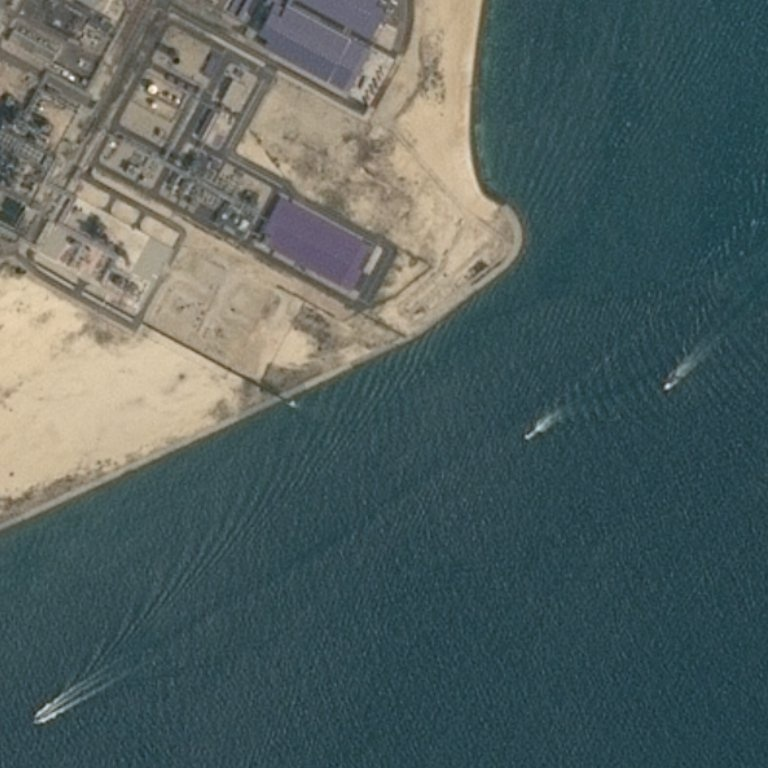
%> input picture 图像预处理/多特征海陆分离/1.jpg, 768 x 768 px
$ octave gangkou.m   (GNU Octave 9; MATLAB toolbox functions it lacks are replaced by stand-ins)
%> lines starting %> are read from the running program, lines starting %| are printed output that depends on the picture; in (x1, y1, x2, y2) boxes, pixels count from 0 and x2, y2 are one past the last pixel; in counts of white or black regions, pixels touching at a corner belong together; the program's own positions count from 1
k=imread('1.jpg');
%> k is the input picture: size 768x768x3 uint8; mean R, G, B 83.6, 97.5, 96
figure,imshow(k);
I= rgb2gray(k);
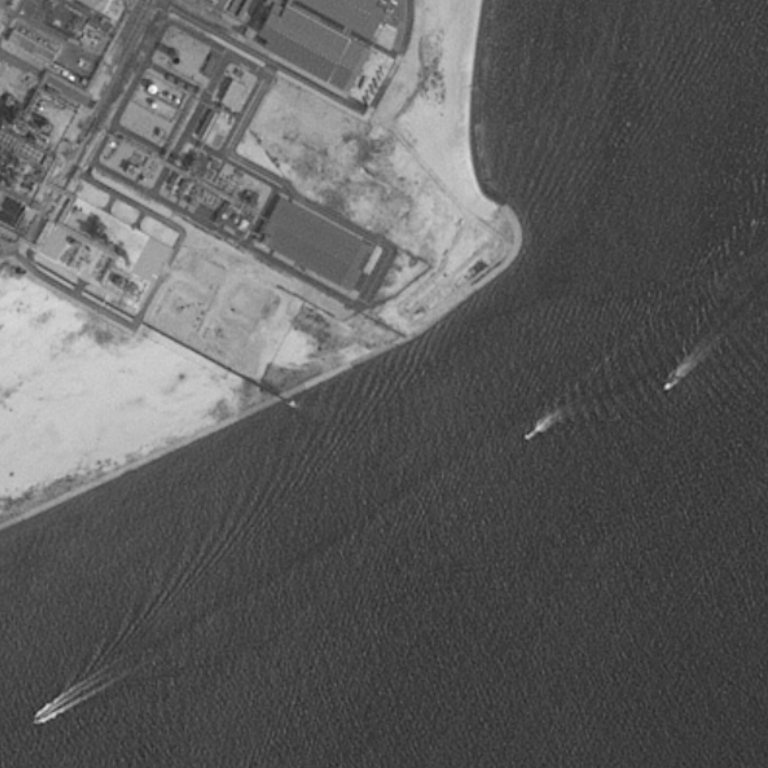
%> I: size 768x768 uint8; min 38, max 247, mean 93.2

figure,imshow(I);
[h,w]=size(I);
%> h = 768; w = 768
T = graythresh(I);
%> T = 0.455
B = im2bw(I,T);
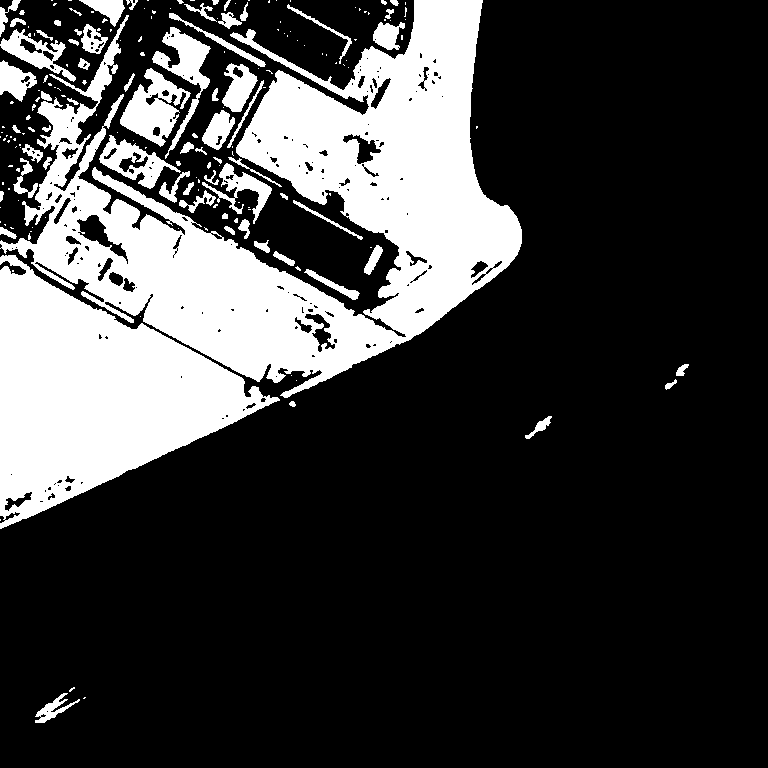
%> B: size 768x768 logical; 24% white; 190 white regions (120 under 20 px), largest, box (x1, y1, x2, y2) and area: (0, 0, 522, 398) 83688, (0, 255, 280, 529) 38225, (120, 68, 191, 147) 2643
figure
figure,imshow(B);

% [22 lines of commented-out code are left out]

$ run again, with 图像预处理/多特征海陆分离/000019.jpg copied over 图像预处理/多特征海陆分离/1.jpg
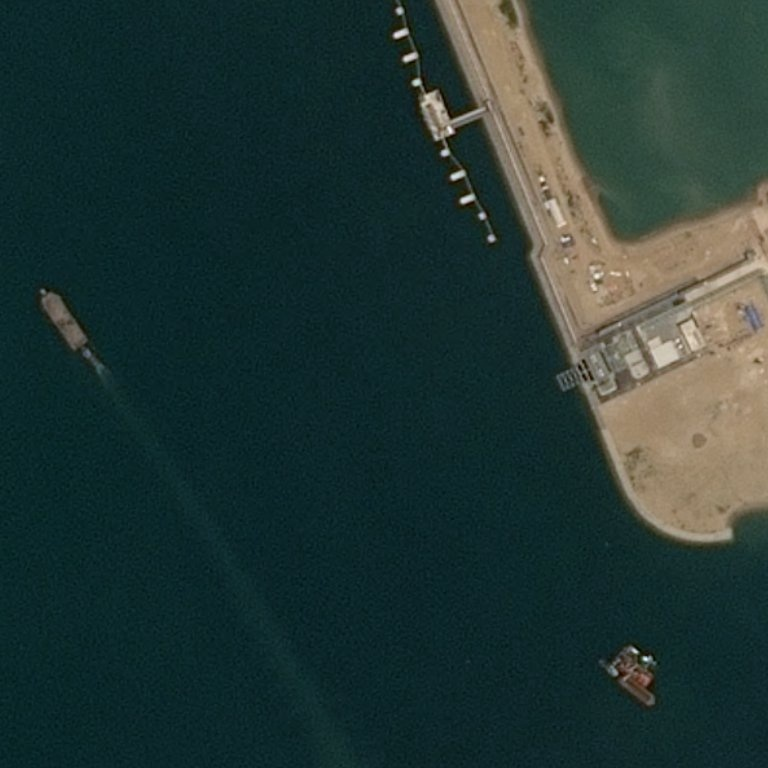
%> input picture 图像预处理/多特征海陆分离/000019.jpg, 768 x 768 px
%> k is the input picture: size 768x768x3 uint8; mean R, G, B 34.7, 54.9, 51.8
%> `I= rgb2gray(k);`:
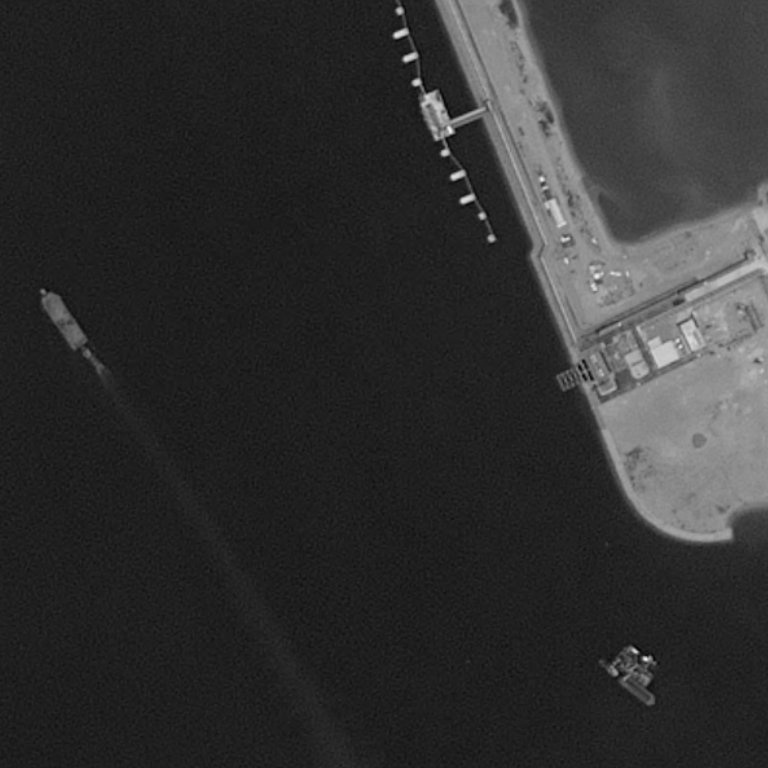
%> I: size 768x768 uint8; min 5, max 242, mean 48.5
%> T = 0.333
%> `B = im2bw(I,T);`:
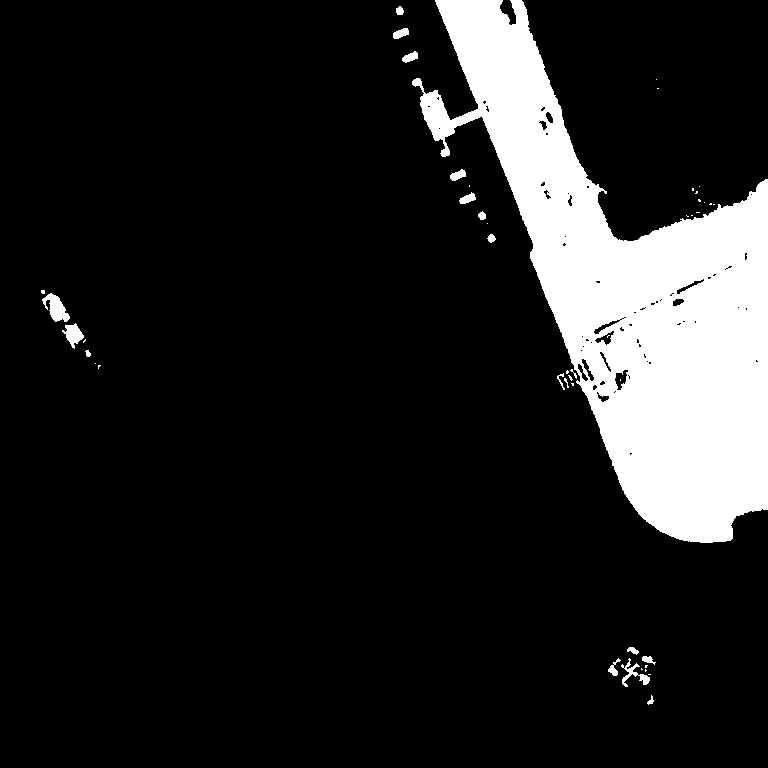
%> B: size 768x768 logical; 13.5% white; 46 white regions (28 under 20 px), largest, box (x1, y1, x2, y2) and area: (412, 0, 768, 543) 77521, (42, 293, 70, 322) 421, (62, 323, 84, 349) 290

$ run again, with 图像预处理/多特征海陆分离/000122.jpg copied over 图像预处理/多特征海陆分离/1.jpg
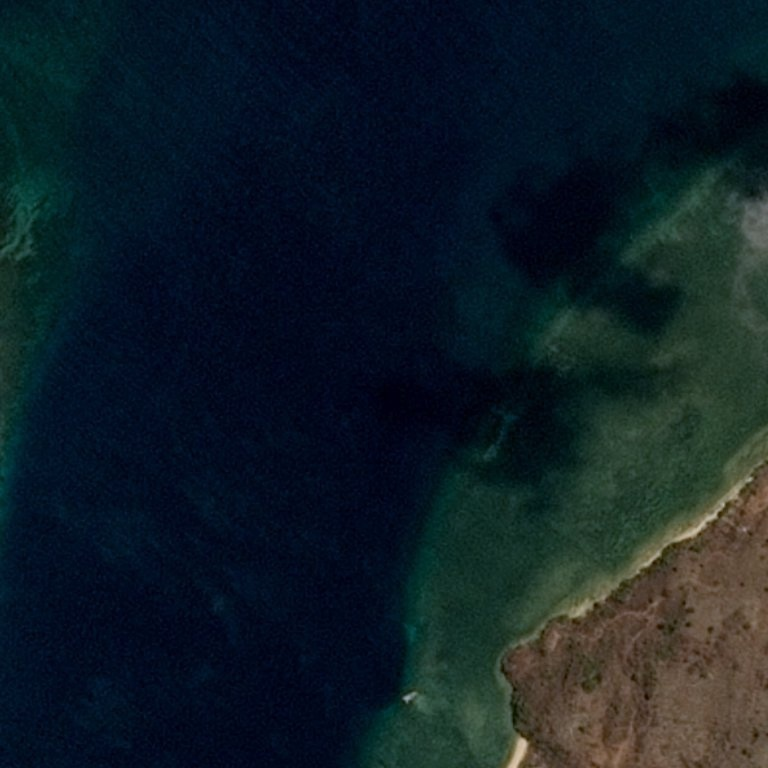
%> input picture 图像预处理/多特征海陆分离/000122.jpg, 768 x 768 px
%> k is the input picture: size 768x768x3 uint8; mean R, G, B 16, 29.1, 37.1
%> `I= rgb2gray(k);`:
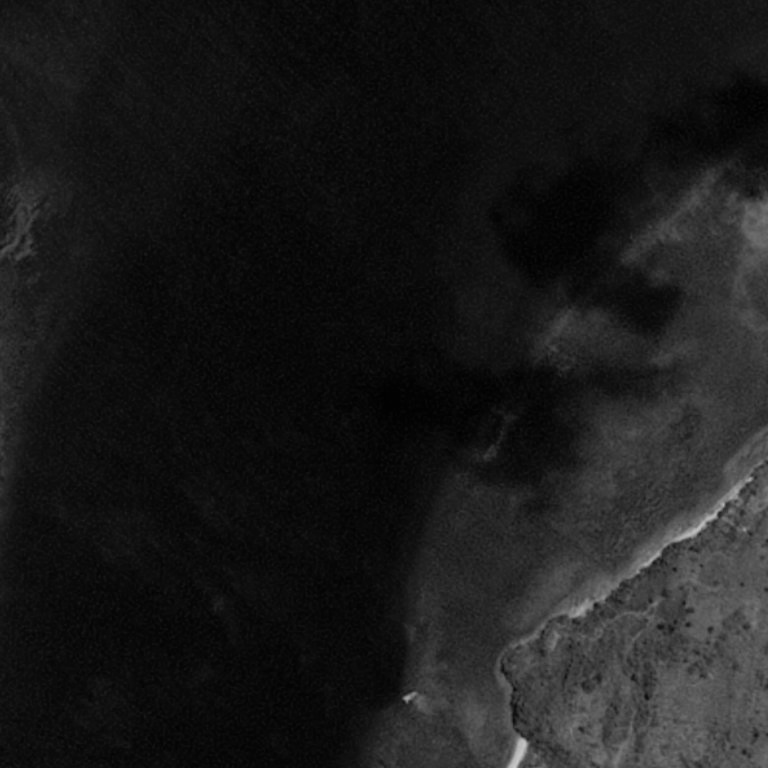
%> I: size 768x768 uint8; min 1, max 202, mean 26.1
%> T = 0.157
%> `B = im2bw(I,T);`:
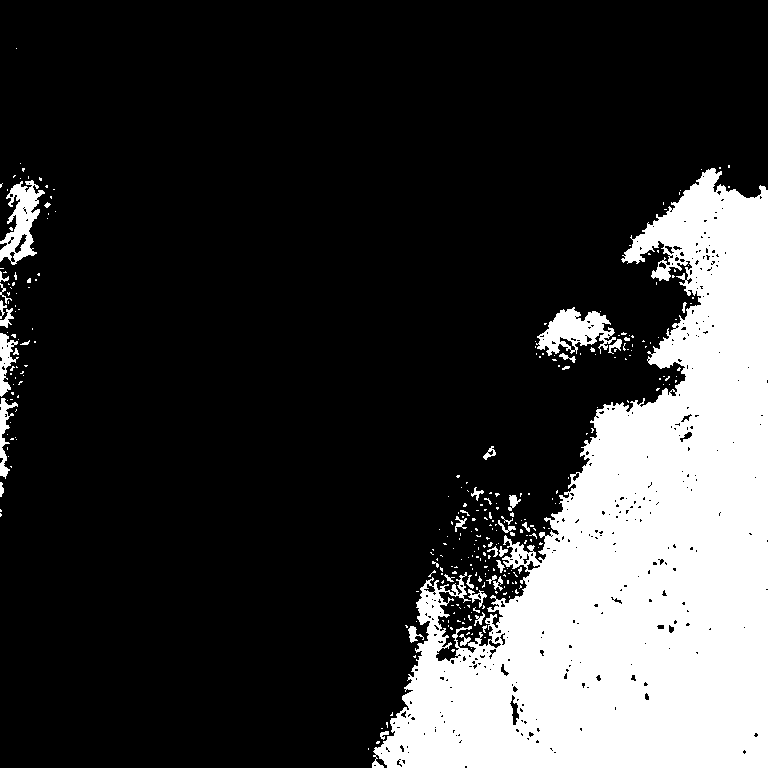
%> B: size 768x768 logical; 21.7% white; 304 white regions (265 under 20 px), largest, box (x1, y1, x2, y2) and area: (372, 168, 768, 768) 119962, (536, 307, 616, 356) 2043, (0, 180, 45, 265) 1780

$ run again, with 图像预处理/多特征海陆分离/000196.jpg copied over 图像预处理/多特征海陆分离/1.jpg
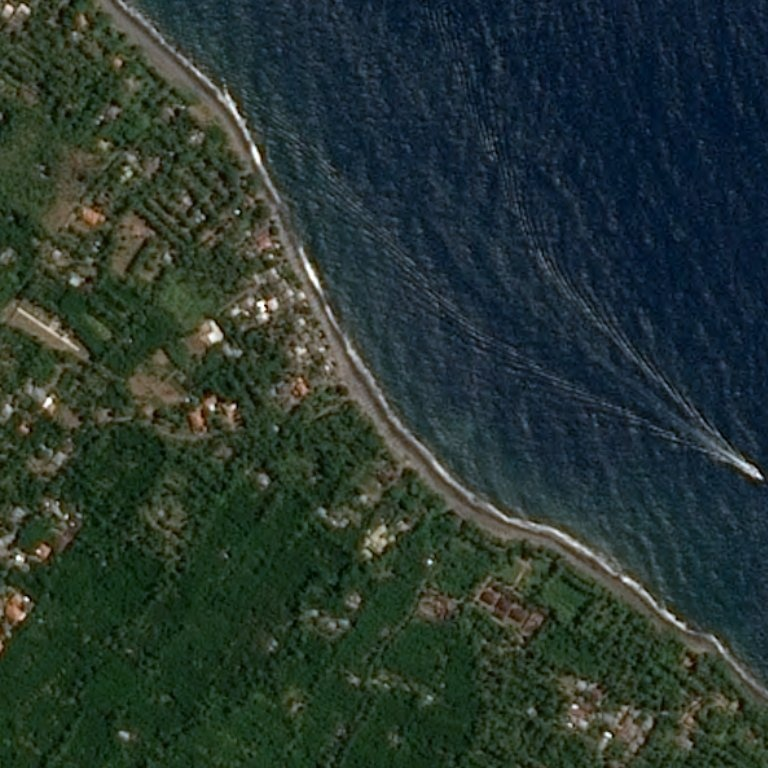
%> input picture 图像预处理/多特征海陆分离/000196.jpg, 768 x 768 px
%> k is the input picture: size 768x768x3 uint8; mean R, G, B 40.1, 55, 48.9
%> `I= rgb2gray(k);`:
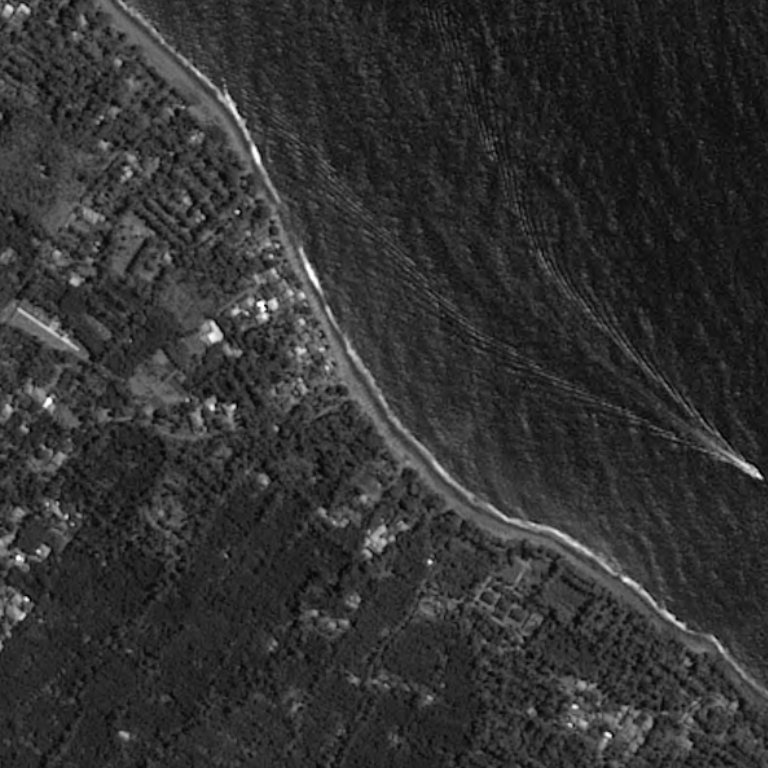
%> I: size 768x768 uint8; min 0, max 255, mean 49.8
%> T = 0.251
%> `B = im2bw(I,T);`:
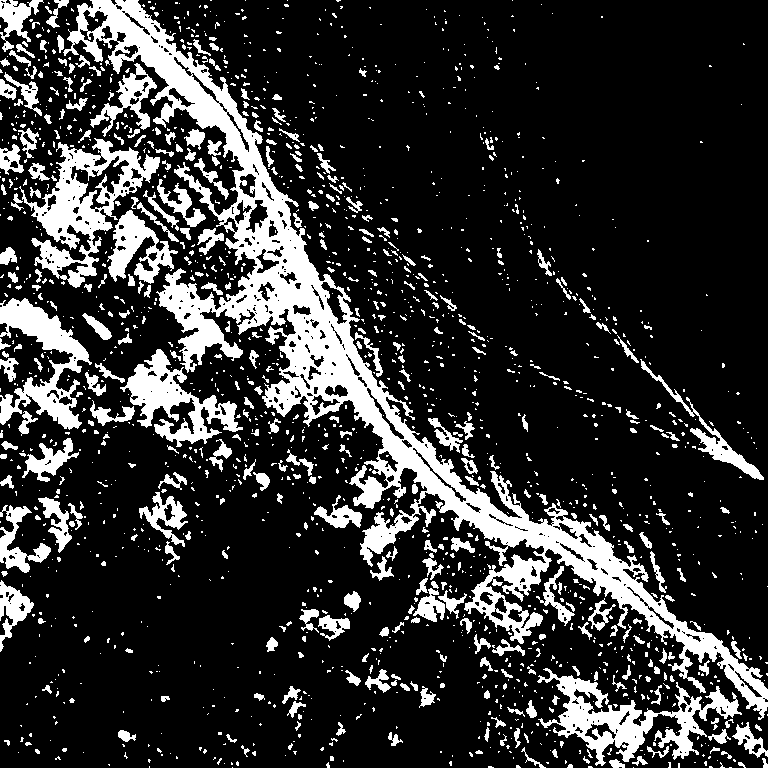
%> B: size 768x768 logical; 19.6% white; 1795 white regions (1423 under 20 px), largest, box (x1, y1, x2, y2) and area: (63, 0, 768, 720) 48869, (19, 138, 160, 288) 6949, (537, 668, 742, 766) 6027
